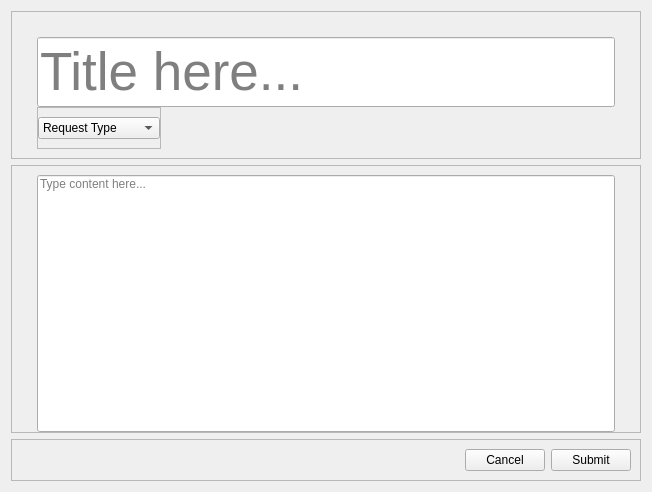
<?xml version="1.0" encoding="UTF-8"?>
<ui version="4.0">
 <class>Form</class>
 <widget class="QWidget" name="Form">
  <property name="geometry">
   <rect>
    <x>0</x>
    <y>0</y>
    <width>652</width>
    <height>492</height>
   </rect>
  </property>
  <property name="windowTitle">
   <string>Form</string>
  </property>
  <layout class="QVBoxLayout" name="verticalLayout_2">
   <item>
    <widget class="QFrame" name="frame">
     <property name="frameShape">
      <enum>QFrame::Shape::StyledPanel</enum>
     </property>
     <property name="frameShadow">
      <enum>QFrame::Shadow::Raised</enum>
     </property>
     <layout class="QVBoxLayout" name="verticalLayout">
      <property name="spacing">
       <number>0</number>
      </property>
      <property name="leftMargin">
       <number>25</number>
      </property>
      <property name="topMargin">
       <number>25</number>
      </property>
      <property name="rightMargin">
       <number>25</number>
      </property>
      <item>
       <widget class="QLineEdit" name="lineEdit_Title">
        <property name="minimumSize">
         <size>
          <width>0</width>
          <height>70</height>
         </size>
        </property>
        <property name="font">
         <font>
          <pointsize>40</pointsize>
         </font>
        </property>
        <property name="maxLength">
         <number>100</number>
        </property>
        <property name="placeholderText">
         <string>Title here...</string>
        </property>
       </widget>
      </item>
      <item>
       <widget class="QFrame" name="frame_2">
        <property name="sizePolicy">
         <sizepolicy hsizetype="Fixed" vsizetype="Minimum">
          <horstretch>0</horstretch>
          <verstretch>0</verstretch>
         </sizepolicy>
        </property>
        <property name="minimumSize">
         <size>
          <width>120</width>
          <height>40</height>
         </size>
        </property>
        <property name="frameShape">
         <enum>QFrame::Shape::StyledPanel</enum>
        </property>
        <property name="frameShadow">
         <enum>QFrame::Shadow::Raised</enum>
        </property>
        <layout class="QHBoxLayout" name="horizontalLayout">
         <property name="leftMargin">
          <number>0</number>
         </property>
         <property name="rightMargin">
          <number>0</number>
         </property>
         <item>
          <widget class="QComboBox" name="comboBox_requestType">
           <item>
            <property name="text">
             <string>Request Type</string>
            </property>
           </item>
           <item>
            <property name="text">
             <string>Feature</string>
            </property>
           </item>
           <item>
            <property name="text">
             <string>Commission</string>
            </property>
           </item>
           <item>
            <property name="text">
             <string>Reccomendation</string>
            </property>
           </item>
           <item>
            <property name="text">
             <string>Problem Fix</string>
            </property>
           </item>
          </widget>
         </item>
        </layout>
       </widget>
      </item>
     </layout>
    </widget>
   </item>
   <item>
    <widget class="QFrame" name="frame_3">
     <property name="frameShape">
      <enum>QFrame::Shape::StyledPanel</enum>
     </property>
     <property name="frameShadow">
      <enum>QFrame::Shadow::Raised</enum>
     </property>
     <layout class="QHBoxLayout" name="horizontalLayout_2">
      <property name="leftMargin">
       <number>25</number>
      </property>
      <property name="rightMargin">
       <number>25</number>
      </property>
      <property name="bottomMargin">
       <number>0</number>
      </property>
      <item>
       <widget class="QLineEdit" name="lineEdit_content">
        <property name="sizePolicy">
         <sizepolicy hsizetype="Expanding" vsizetype="Expanding">
          <horstretch>0</horstretch>
          <verstretch>0</verstretch>
         </sizepolicy>
        </property>
        <property name="alignment">
         <set>Qt::AlignmentFlag::AlignLeading|Qt::AlignmentFlag::AlignLeft|Qt::AlignmentFlag::AlignTop</set>
        </property>
        <property name="placeholderText">
         <string>Type content here...</string>
        </property>
       </widget>
      </item>
     </layout>
    </widget>
   </item>
   <item>
    <widget class="QFrame" name="frame_4">
     <property name="frameShape">
      <enum>QFrame::Shape::StyledPanel</enum>
     </property>
     <property name="frameShadow">
      <enum>QFrame::Shadow::Raised</enum>
     </property>
     <layout class="QHBoxLayout" name="horizontalLayout_3">
      <item>
       <spacer name="horizontalSpacer">
        <property name="orientation">
         <enum>Qt::Orientation::Horizontal</enum>
        </property>
        <property name="sizeHint" stdset="0">
         <size>
          <width>40</width>
          <height>20</height>
         </size>
        </property>
       </spacer>
      </item>
      <item>
       <widget class="QPushButton" name="pushButton_cancel">
        <property name="text">
         <string>Cancel</string>
        </property>
       </widget>
      </item>
      <item>
       <widget class="QPushButton" name="pushButton_submit">
        <property name="text">
         <string>Submit</string>
        </property>
       </widget>
      </item>
     </layout>
    </widget>
   </item>
  </layout>
 </widget>
 <resources/>
 <connections/>
</ui>
